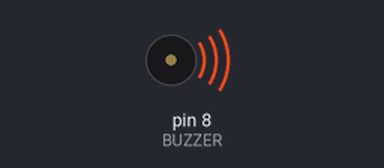
This sketch was run on a simulated Arduino Uno, built with avr-gcc and run on an emulated ATmega328P. On the bench: buzzer (waves = sounding).

Above: at 0.5 s.
Timing chart, 0 to 4.6 s (numbered marks = the images above):
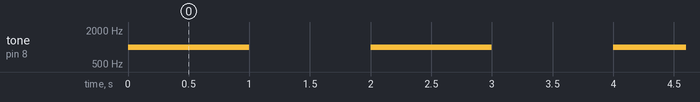

The sketch:

Working_with_passive_buzzers.ino
```cpp
#define BUZZER 8
void setup() {

pinMode(BUZZER , OUTPUT); // so clearly we are controlling the passive buzzer using the digital pin so therefore the pin 8 acts as digital output pin.


}

void loop() {

tone(BUZZER , 1000 );
delay(1000);
noTone(BUZZER);
delay(1000);


}
```

Measured:
- by itself, tone on pin 8 (BUZZER): alternates 1000 Hz for 1.0 s and silent for 1.0 s
